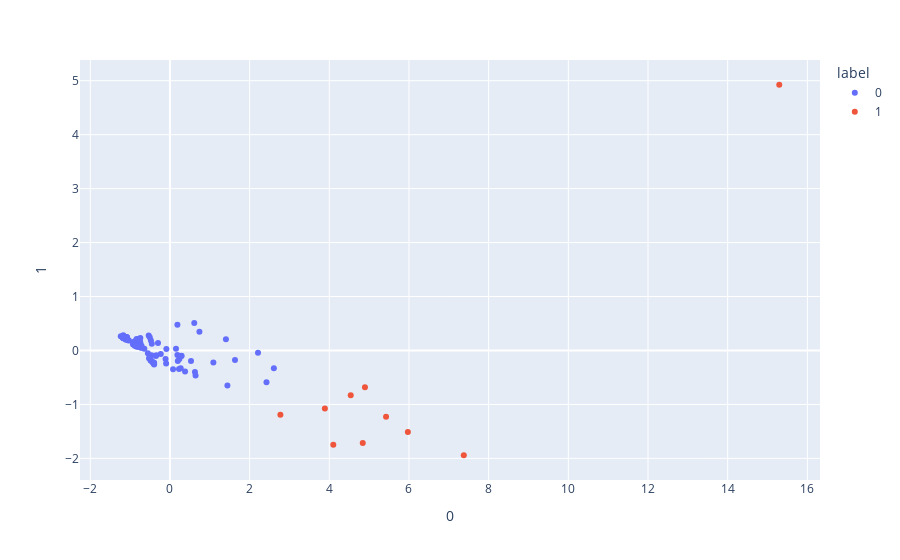

Write notebook code for a chart like this one.
### Code cell
px.scatter(pca_df, x = 0, y=1, color='label')
